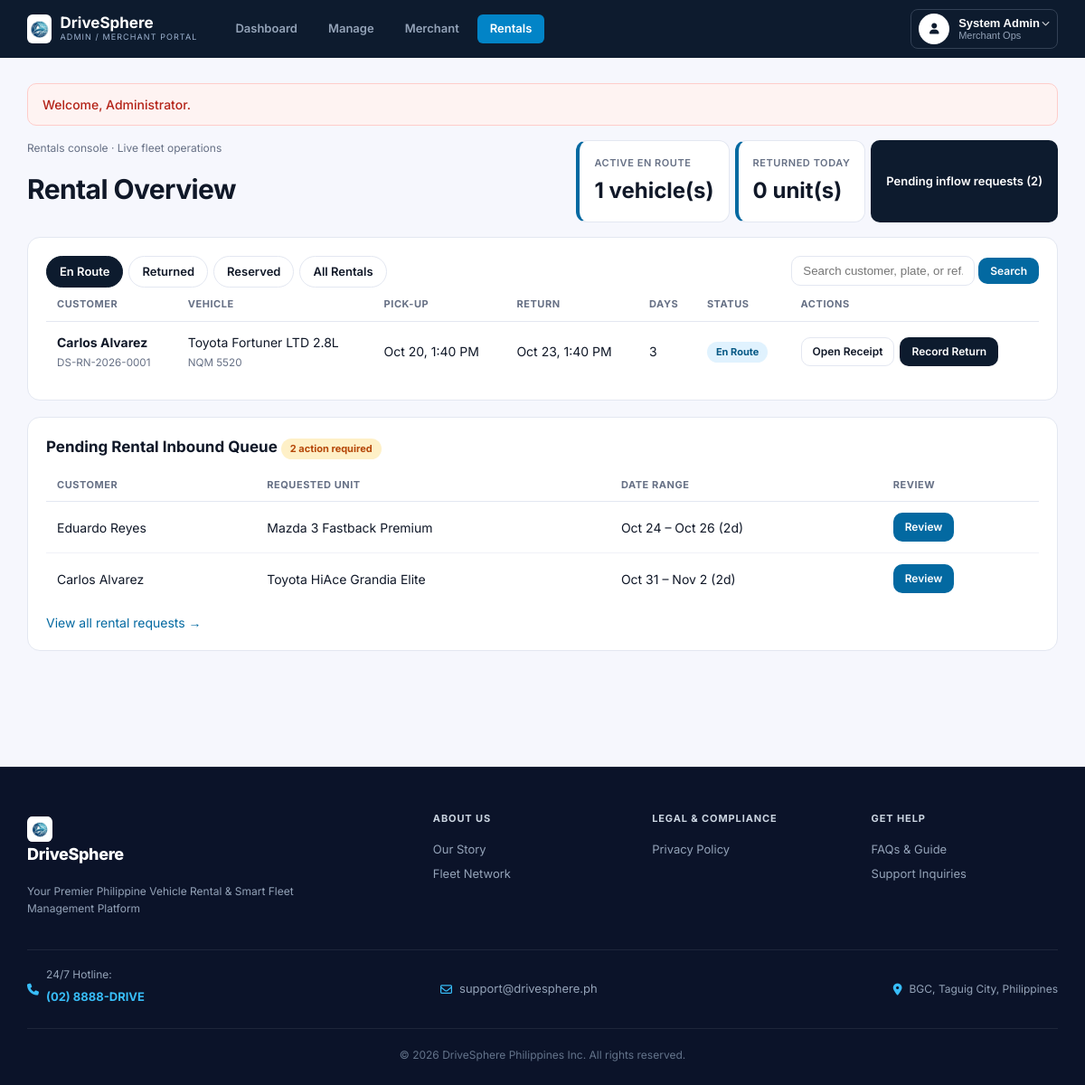
Screenshot of /admin/rentals.php (signed in) with the database file from the repository.
### tables this page shows
CREATE TABLE IF NOT EXISTS `reservations` (
  `id` INT AUTO_INCREMENT PRIMARY KEY,
  `reference_code` VARCHAR(30) NOT NULL UNIQUE,
  `user_id` INT DEFAULT NULL,
  `vehicle_id` INT NOT NULL,
  `pickup_location` VARCHAR(100) NOT NULL,
  `return_location` VARCHAR(100) NOT NULL,
  `pickup_date` DATETIME NOT NULL,
  `return_date` DATETIME NOT NULL,
  `total_price` DECIMAL(10,2) NOT NULL,
  `status` ENUM('pending','confirmed','completed','cancelled') DEFAULT 'pending',
  `created_at` TIMESTAMP DEFAULT CURRENT_TIMESTAMP,
  FOREIGN KEY (`user_id`) REFERENCES `users`(`id`) ON DELETE SET NULL,
  FOREIGN KEY (`vehicle_id`) REFERENCES `vehicles`(`id`) ON DELETE CASCADE
);

CREATE TABLE IF NOT EXISTS `users` (
  `id` INT AUTO_INCREMENT PRIMARY KEY,
  `first_name` VARCHAR(50) NOT NULL,
  `last_name` VARCHAR(50) NOT NULL,
  `email` VARCHAR(100) NOT NULL UNIQUE,
  `email_verified` TINYINT(1) DEFAULT 1,
  `phone` VARCHAR(20) DEFAULT NULL,
  `phone_verified` TINYINT(1) DEFAULT 1,
  `avatar` VARCHAR(255) DEFAULT NULL,
  `license_number` VARCHAR(50) DEFAULT NULL,
  `password` VARCHAR(255) NOT NULL,
  `role` ENUM('customer','admin') DEFAULT 'customer',
  `created_at` TIMESTAMP DEFAULT CURRENT_TIMESTAMP
);

CREATE TABLE IF NOT EXISTS `vehicles` (
  `id` INT AUTO_INCREMENT PRIMARY KEY,
  `category_id` INT NOT NULL,
  `make` VARCHAR(50) NOT NULL,
  `model` VARCHAR(100) NOT NULL,
  `tag_label` VARCHAR(100) DEFAULT NULL,
  `plate_number` VARCHAR(20) NOT NULL UNIQUE,
  `daily_rate` DECIMAL(10,2) NOT NULL,
  `weekly_rate` DECIMAL(10,2) DEFAULT NULL,
  `transmission` VARCHAR(30) NOT NULL,
  `fuel_type` VARCHAR(30) NOT NULL,
  `seats` INT NOT NULL,
  `status` ENUM('available','rented','maintenance') DEFAULT 'available',
  `image_url` VARCHAR(255) NOT NULL,
  `description` TEXT DEFAULT NULL,
  `created_at` TIMESTAMP DEFAULT CURRENT_TIMESTAMP,
  FOREIGN KEY (`category_id`) REFERENCES `categories`(`id`) ON DELETE CASCADE
);

### admin/rentals.php (the view, shortened to what this page needs)
<?php
$pageTitle = 'Rental Overview'; $nav = 'rentals';
require_once __DIR__ . '/../includes/admin_header.php';
$tabs = ['en_route' => 'En Route', 'returned' => 'Returned', 'reserved' => 'Reserved', 'all' => 'All Rentals'];
$tab = $_GET['tab'] ?? 'en_route'; if (!isset($tabs[$tab])) $tab = 'en_route';
$cust = (int)($_GET['customer'] ?? 0); $q = trim($_GET['q'] ?? '');
$sql = "SELECT r.*, v.make, v.model, v.plate_number, u.first_name, u.last_name FROM reservations r JOIN vehicles v ON r.vehicle_id=v.id LEFT JOIN users u ON r.user_id=u.id WHERE r.status NOT IN ('pending')";
$args = [];
if ($tab === 'all') {  } elseif ($tab === 'returned') { $sql .= " AND r.status IN ('returned','completed')"; } else { $sql .= " AND r.status = ?"; $args[] = $tab; }
$st = $pdo->prepare($sql . " ORDER BY r.pickup_date DESC"); $st->execute($args); $rows = $st->fetchAll();
$enRoute  = (int)$pdo->query("SELECT COUNT(*) FROM reservations WHERE status='en_route'")->fetchColumn();
$retToday = (int)$pdo->query("SELECT COUNT(*) FROM reservations WHERE status IN ('returned','completed') AND DATE(returned_at)=CURDATE()")->fetchColumn();
$queue = $pdo->query("SELECT r.*, v.make, v.model, u.first_name, u.last_name FROM reservations r JOIN vehicles v ON r.vehicle_id=v.id LEFT JOIN users u ON r.user_id=u.id WHERE r.status='pending' ORDER BY r.pickup_date LIMIT 5")->fetchAll();
$pendingN = (int)$pdo->query("SELECT COUNT(*) FROM reservations WHERE status='pending'")->fetchColumn();
?>
<div style="display:flex;justify-content:space-between;gap:12px;flex-wrap:wrap;align-items:flex-start">
  <div><div class="crumb">Rentals console &middot; Live fleet operations</div><h1 class="t">Rental Overview</h1></div>
  <div class="act"><div class="stat"><small>Active en route</small><b><?= $enRoute ?> vehicle(s)</b></div><div class="stat"><small>Returned today</small><b><?= $retToday ?> unit(s)</b></div>
  <a class="btn-d" href="<?= $A ?>requests.php">Pending inflow requests (<?= $pendingN ?>)</a></div>
</div>
<div class="card" style="margin-top:16px">
  <div style="display:flex;justify-content:space-between;gap:10px;flex-wrap:wrap">
    <div class="tabs" style="margin:0"><?php foreach ($tabs as $k => $l): ?><a class="<?= $tab === $k ? 'on' : '' ?>" href="?tab=<?= $k ?><?= $cust ? '&customer=' . $cust : '' ?>"><?= $l ?></a><?php endforeach; ?></div>
    <form method="get"><input type="hidden" name="tab" value="<?= e($tab) ?>"><?php if ($cust): ?><input type="hidden" name="customer" value="<?= $cust ?>"><?php endif; ?>
      <input name="q" value="<?= e($q) ?>" placeholder="Search customer, plate, or ref..." style="padding:8px 12px;border:1px solid var(--line);border-radius:10px"> <button class="btn-b btn-sm">Search</button></form>
  </div>
  <div class="tbl-wrap"><table class="tbl"><tr><th>Customer</th><th>Vehicle</th><th>Pick-up</th><th>Return</th><th>Days</th><th>Status</th><th>Actions</th></tr>
  <?php foreach ($rows as $r): ?><tr>
    <td><b><?= e(trim($r['first_name'] . ' ' . $r['last_name']) ?: $r['driver_name']) ?></b><br><small class="sub"><?= e($r['reference_code']) ?></small></td>
    <td><?= e($r['make'] . ' ' . $r['model']) ?><br><small class="sub"><?= e($r['plate_number']) ?></small></td>
    <td><?= date('M j, g:i A', strtotime($r['pickup_date'])) ?></td><td><?= date('M j, g:i A', strtotime($r['return_date'])) ?></td><td><?= (int)$r['days'] ?></td><td><?= status_badge($r['status']) ?></td>
    <td><div class="act"><a class="btn-o btn-sm" href="<?= $A ?>receipt.php?id=<?= (int)$r['id'] ?>">Open Receipt</a>
      <?php if ($r['status'] === 'en_route'): ?><a class="btn-d btn-sm" href="<?= $A ?>record_return.php?id=<?= (int)$r['id'] ?>">Record Return</a><?php endif; ?>
      <?php if ($r['status'] === 'returned'): ?><a class="btn-d btn-sm" href="<?= $A ?>damage.php?id=<?= (int)$r['id'] ?>">Settle</a><?php endif; ?></div></td></tr><?php endforeach; ?>
  <?php if (!$rows): ?><tr><td colspan="7">No rentals in this view.</td></tr><?php endif; ?></table></div>
</div>
<div class="card"><h2>Pending Rental Inbound Queue <span class="badge b-amber"><?= $pendingN ?> action required</span></h2>
  <div class="tbl-wrap"><table class="tbl"><tr><th>Customer</th><th>Requested unit</th><th>Date range</th><th>Review</th></tr>
  <?php foreach ($queue as $r): ?><tr><td><?= e(trim($r['first_name'] . ' ' . $r['last_name'])) ?></td><td><?= e($r['make'] . ' ' . $r['model']) ?></td><td><?= date('M j', strtotime($r['pickup_date'])) ?> – <?= date('M j', strtotime($r['return_date'])) ?> (<?= (int)$r['days'] ?>d)</td>
  <td><a class="btn-b btn-sm" href="<?= $A ?>requests.php">Review</a></td></tr><?php endforeach; ?>
  <?php if (!$queue): ?><tr><td colspan="4">No pending requests.</td></tr><?php endif; ?></table></div>
  <p style="margin:10px 0 0"><a href="<?= $A ?>requests.php">View all rental requests &rarr;</a></p>
</div>
<?php require __DIR__ . '/../includes/admin_footer.php'; ?>

### includes/admin_header.php (shortened to what this page needs)
<?php
require_once __DIR__ . '/functions.php';
$nav = $nav ?? '';
$A = BASE_URL . 'admin/';
?><!DOCTYPE html>
<html lang="en"><head>
<link rel="stylesheet" href="https://cdnjs.cloudflare.com/ajax/libs/font-awesome/6.4.0/css/all.min.css">
<link rel="stylesheet" href="<?= BASE_URL ?>css/portal.css?v=<?= filemtime(__DIR__ . '/../css/portal.css') ?>">
</head>
<body class="portal">
<header class="p-nav"><div class="p-wrap">
  <a class="p-brand" href="<?= $A ?>dashboard.php"><img src="<?= BASE_URL ?>images/DriveSphere_logo.jpg" alt="DriveSphere"><span><b>DriveSphere</b><small>Admin / Merchant Portal</small></span></a>
  <nav class="p-links" id="navLinks">
    <a href="<?= $A ?>dashboard.php" class="<?= $nav === 'dashboard' ? 'active' : '' ?>">Dashboard</a>
    <a href="<?= $A ?>manage.php" class="<?= $nav === 'manage' ? 'active' : '' ?>">Manage</a>
    <a href="<?= $A ?>merchant.php" class="<?= $nav === 'merchant' ? 'active' : '' ?>">Merchant</a>
    <a href="<?= $A ?>rentals.php" class="<?= $nav === 'rentals' ? 'active' : '' ?>">Rentals</a>
  </nav>
  <div class="p-acc">
    <button class="p-acc-btn p-acc-enterprise-btn" id="accBtn" type="button">
      <span class="av"><i class="fa-solid fa-user" style="font-size:12px;color:#0d1b2e;"></i></span>
      <span class="p-acc-text-wrap">
        <span class="p-acc-name"><?= e(admin_user_name() === 'Fleet Administrator' ? 'Admin Officer' : admin_user_name()) ?> <i class="fa-solid fa-chevron-down" style="font-size:9px;margin-left:2px;opacity:0.8;"></i></span>
        <span class="p-acc-sub">Merchant Ops</span>
      </span>
    </button>
  </div>
</div></header>
<main class="p-main"><div class="p-wrap">
<?php flash_show(); ?>

### includes/functions.php (shortened to what this page needs)
<?php
function e($value) {
    return htmlspecialchars((string)$value, ENT_QUOTES, 'UTF-8');
}
function flash_show() {
    if (!empty($_SESSION['flash'])) {
        $f = $_SESSION['flash'];
        $class = $f['type'] === 'success' ? 'flash-success' : 'flash-error';
        echo '<div class="flash ' . $class . '">' . e($f['msg']) . '</div>';
    }
}
function admin_user_name() {
    return $_SESSION['admin_user_name'] ?? (($_SESSION['user_role'] ?? '') === 'admin' ? ($_SESSION['user_name'] ?? 'Fleet Administrator') : 'Fleet Administrator');
}
function status_label($status) {
    $map = ['pending' => 'Pending', 'reserved' => 'Reserved', 'en_route' => 'En Route',
            'returned' => 'Returned', 'completed' => 'Completed', 'rejected' => 'Rejected', 'cancelled' => 'Cancelled'];
    return $map[$status] ?? ucfirst($status);
}
function status_badge($status) {
    $cls = ['pending' => 'b-amber', 'reserved' => 'b-amber', 'en_route' => 'b-blue', 'returned' => 'b-green',
            'completed' => 'b-green', 'rejected' => 'b-red', 'cancelled' => 'b-grey'][$status] ?? 'b-grey';
    return '<span class="badge ' . $cls . '">' . e(status_label($status)) . '</span>';
}

### includes/admin_footer.php (shortened to what this page needs)
<?php if (empty($fullWidth)): ?>
</div>
<?php endif; ?>
</main>
<footer class="p-foot">
  <div class="p-wrap">
    <div class="p-foot-grid">
      <div class="p-foot-brand">
        <a href="<?= BASE_URL ?>admin/dashboard.php" class="p-foot-logo">
          <span class="p-foot-logo-box">
            <img src="<?= BASE_URL ?>images/DriveSphere_logo.jpg" alt="DriveSphere Logo">
          </span>
          <span class="p-foot-logo-text">DriveSphere</span>
        </a>
        <p class="p-foot-desc">Your Premier Philippine Vehicle Rental &amp; Smart Fleet Management Platform</p>
      </div>
      <div class="p-foot-col">
        <h4>ABOUT US</h4>
        <a href="<?= BASE_URL ?>about.php">Our Story</a>
        <a href="<?= BASE_URL ?>admin/manage.php">Fleet Network</a>
      </div>
      <div class="p-foot-col">
        <h4>LEGAL &amp; COMPLIANCE</h4>
        <a href="<?= BASE_URL ?>policies.php">Privacy Policy</a>
      </div>
      <div class="p-foot-col">
        <h4>GET HELP</h4>
        <a href="<?= BASE_URL ?>admin/help.php">FAQs &amp; Guide</a>
        <a href="<?= BASE_URL ?>admin/notifications.php">Support Inquiries</a>
      </div>
    </div>
    <div class="p-foot-contact-bar">
      <div class="p-contact-item">
        <i class="fa-solid fa-phone"></i>
        <span>24/7 Hotline: <a href="tel:+63288883748" style="color:inherit;text-decoration:none;"><strong>(02) 8888-DRIVE</strong></a></span>
      </div>
      <div class="p-contact-item">
        <i class="fa-regular fa-envelope"></i>
        <span><a href="mailto:support@drivesphere.ph" style="color:inherit;text-decoration:none;">support@drivesphere.ph</a></span>
      </div>
      <div class="p-contact-item">
        <i class="fa-solid fa-location-dot"></i>
        <span>BGC, Taguig City, Philippines</span>
      </div>
    </div>
    <div class="p-foot-bot">
      <span>&copy; 2026 DriveSphere Philippines Inc. All rights reserved.</span>
    </div>
  </div>
</footer>
</body>
</html>

### rows the page displays
reservations: user.last_name "Carlos Alvarez", reference_code "DS-RN-2026-0001", vehicle.model "Toyota Fortuner LTD 2.8L", vehicle.plate_number "NQM 5520", pickup_date "Oct 20, 1:40 PM", return_date "Oct 23, 1:40 PM", days "3", status "En Route"
reservations: user.last_name "Eduardo Reyes", vehicle.model "Mazda 3 Fastback Premium", pickup_date "Oct 24", return_date "Oct 26", days "2"
reservations: user.last_name "Carlos Alvarez", vehicle.model "Toyota HiAce Grandia Elite", pickup_date "Oct 31", return_date "Nov 2", days "2"

### other values shown
$f['msg'] "Welcome, Administrator."
$enRoute "1"
$retToday "0"
$pendingN "2"
$l "En Route"
$l "Returned"
$l "Reserved"
$l "All Rentals"
